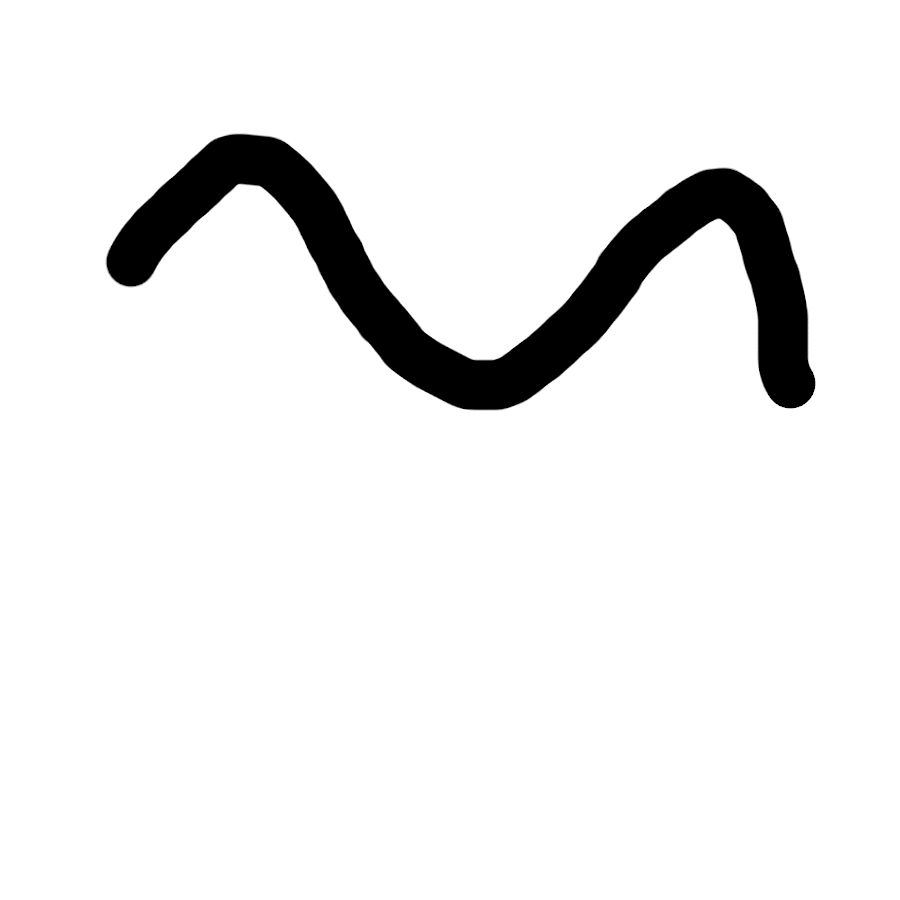
#> input picture gimp1.png, 900 x 900 px
$ python try4.py
#> lines starting #> are read from the running program, lines starting #| are printed output that depends on the picture; after the words box and inside, x2 and y2 are one past the last pixel; in counts of white or black regions, pixels touching at a corner belong together
# date :1/11/25
import cv2
import numpy as np
import networkx as nx  # <-- ADD THIS LINE
import matplotlib.pyplot as plt
from skimage.morphology import skeletonize
from scipy.signal import convolve2d
import os

def build_graph_from_skeleton(skeleton):
    """
    Builds a NetworkX graph from a skeletonized image.
    Nodes are junctions and endpoints. Edges are the paths between them.
    """
    # Find all skeleton pixels
    points = np.argwhere(skeleton > 0)

    # Define a kernel to count neighbors
    kernel = np.array([[1, 1, 1],
                       [1, 0, 1],
                       [1, 1, 1]])

    # Convolve to find neighbor counts
    neighbor_counts = convolve2d(skeleton, kernel, mode='same', boundary='fill', fillvalue=0)
    neighbor_counts = neighbor_counts * (skeleton > 0)

    # Find endpoints (1 neighbor) and junctions (> 2 neighbors)
    endpoints = np.argwhere((neighbor_counts == 1))
    junctions = np.argwhere((neighbor_counts > 2))

    nodes = np.concatenate([endpoints, junctions], axis=0)
    node_map = {tuple(node[::-1]): i for i, node in enumerate(nodes)}

    G = nx.Graph() # This will now correctly use the imported library
    for i, node_pos in enumerate(nodes):
        G.add_node(i, pos=tuple(node_pos[::-1]))

    visited_pixels = set()

    for start_node_idx, start_node_pos_yx in enumerate(nodes):
        y, x = start_node_pos_yx

        for dy in [-1, 0, 1]:
            for dx in [-1, 0, 1]:
                if dy == 0 and dx == 0: continue

                # RENAMED VARIABLES HERE
                neighbor_y, neighbor_x = y + dy, x + dx

                if 0 <= neighbor_y < skeleton.shape[0] and 0 <= neighbor_x < skeleton.shape[1] and \
                   skeleton[neighbor_y, neighbor_x] > 0 and tuple((neighbor_y, neighbor_x)) not in visited_pixels:

                    path = [(neighbor_x, neighbor_y)]
                    visited_pixels.add(tuple((neighbor_y, neighbor_x)))

                    current_pos_yx = (neighbor_y, neighbor_x)

                    while tuple(current_pos_yx[::-1]) not in node_map:
                        found_next = False
                        cy, cx = current_pos_yx
                        for ddy in [-1, 0, 1]:
                            for ddx in [-1, 0, 1]:
                                if ddy == 0 and ddx == 0: continue

                                # AND RENAMED HERE
                                next_y, next_x = cy + ddy, cx + ddx
                                next_pixel = tuple((next_y, next_x))

                                if 0 <= next_y < skeleton.shape[0] and 0 <= next_x < skeleton.shape[1] and \
                                   skeleton[next_y, next_x] > 0 and next_pixel not in visited_pixels:

                                    path.append((next_x, next_y))
                                    visited_pixels.add(next_pixel)
                                    current_pos_yx = (next_y, next_x)
                                    found_next = True
                                    break
                            if found_next:
                                break
                        if not found_next:
                            break

                    end_node_pos_xy = tuple(current_pos_yx[::-1])
                    if end_node_pos_xy in node_map:
                        end_node_idx = node_map[end_node_pos_xy]
                        G.add_edge(start_node_idx, end_node_idx, path=path, weight=len(path))

    return G

# --- Main script ---
# Load an image with intersections
img_path = os.path.join(os.path.dirname(__file__), 'gimp1.png') # Use image in same directory
img = cv2.imread(img_path)
#> img is the input picture: shape (900, 900, 3); min 0, max 255, mean 238.2

if img is None:
    raise ValueError("Image not found. Please check the file path.")

# Convert to grayscale and create a binary mask
gray = cv2.cvtColor(img, cv2.COLOR_BGR2GRAY)
_, binary_mask = cv2.threshold(gray, 127, 255, cv2.THRESH_BINARY_INV)
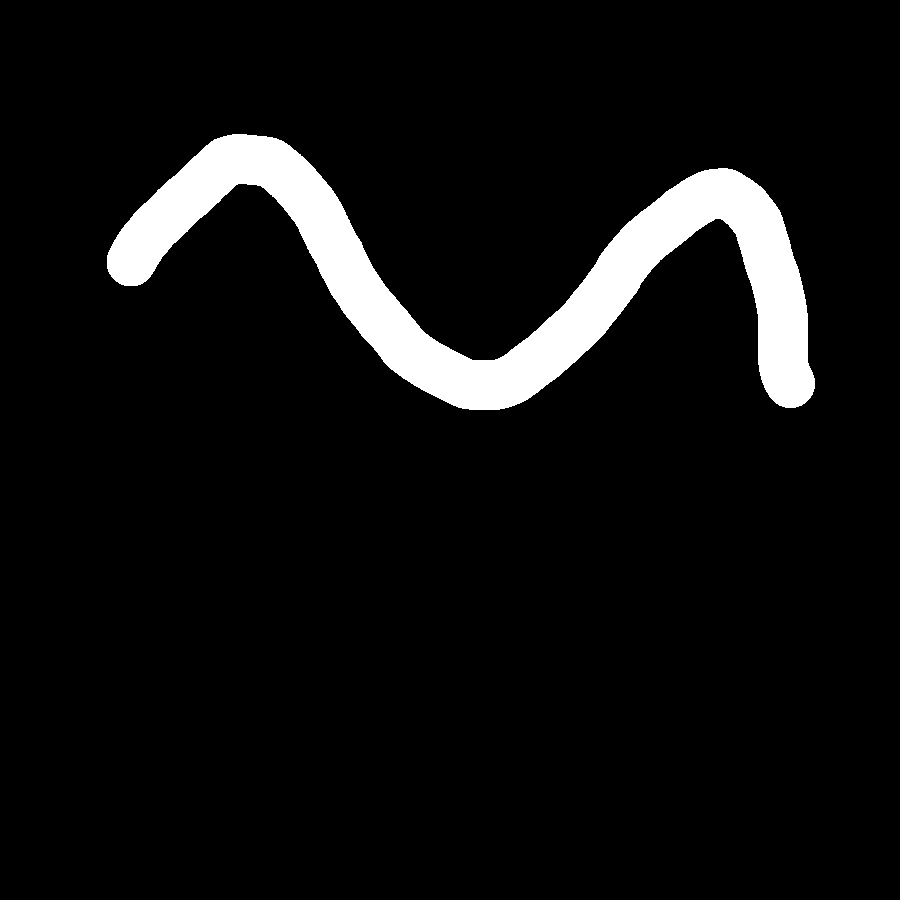
#> binary_mask: shape (900, 900); 6.6% white; 1 white region, box (x1, y1, x2, y2) and area: (107, 134, 815, 410) 53361

# --- +++ NEW: Use skeletonization for complex roads +++ ---
# Convert mask to boolean for skeletonize function
skeleton = skeletonize(binary_mask > 0).astype(np.uint8) * 255
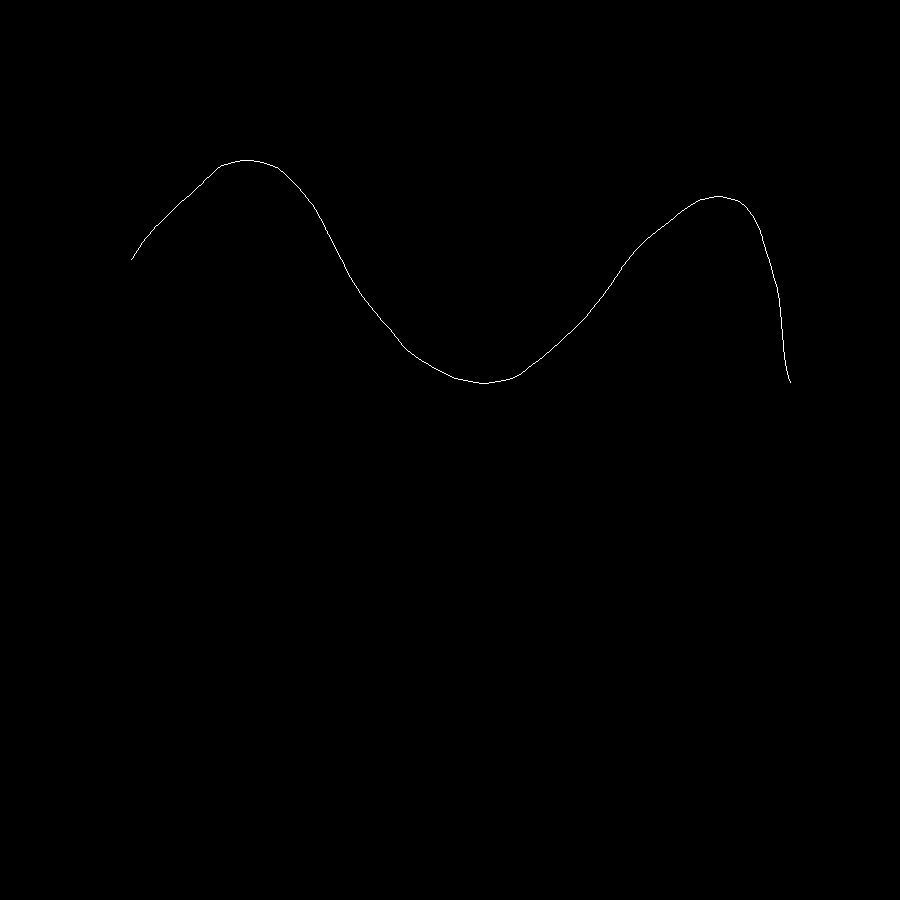
#> skeleton: shape (900, 900); 0.11% white in thin lines or dots, all inside (x1, y1, x2, y2) = (131, 160, 791, 384)

# --- +++ NEW: Build the graph +++ ---
road_graph = build_graph_from_skeleton(skeleton.copy()) # Pass a copy
#> in build_graph_from_skeleton, `points = np.argwhere(skeleton > 0)`: points = 872 pairs, first value 160 to 383, second value 131 to 790
#> in build_graph_from_skeleton, `endpoints = np.argwhere((neighbor_counts == 1))`: endpoints = empty array
#> in build_graph_from_skeleton, `junctions = np.argwhere((neighbor_counts > 2))`: junctions has the same summary as points
#> in build_graph_from_skeleton, `nodes = np.concatenate([endpoints, junctions], axis=0)`: nodes has the same summary as points
#> in build_graph_from_skeleton, `node_map = {tuple(node[::-1]): i for i, node in enumerate(nodes)}`: node_map = 872 items
#> the loop in build_graph_from_skeleton, `for i, node_pos in enumerate(nodes):` made 872 passes
#> node_pos on passes 1 to 3: [160, 240], [160, 241], [160, 242]
#> the loop in build_graph_from_skeleton, `for start_node_idx, start_node_pos_yx in enumerate(nodes):` made 872 passes

print(f"Graph created with {road_graph.number_of_nodes()} nodes and {road_graph.number_of_edges()} edges.")
#| Graph created with 872 nodes and 857 edges.

# --- Visualization ---
plt.figure(figsize=(18, 6))
plt.subplot(1, 3, 1)
plt.title('Original Image')
plt.imshow(cv2.cvtColor(img, cv2.COLOR_BGR2RGB))
plt.axis('off')

plt.subplot(1, 3, 2)
plt.title('Skeleton')
plt.imshow(skeleton, cmap='gray')
plt.axis('off')

# Draw the graph on a new image
graph_img = img.copy()
node_positions = nx.get_node_attributes(road_graph, 'pos')
#> node_positions = 872 items

# Draw edges
for (u, v, data) in road_graph.edges(data=True):
    pt1 = node_positions[u]
    pt2 = node_positions[v]
    cv2.line(graph_img, pt1, pt2, (255, 0, 0), 2) # Blue lines for edges
#> this loop made 857 passes
#> (u, v, data, pt1) on passes 2 to 4: (0, 18, {'path': [(239, 161)], 'weight': 1}, (240, 160)), (1, 2, {'path': [(242, 160)], 'weight': 1}, (241, 160)), (2, 3, {'path': [(243, 160)], 'weight': 1}, (242, 160))
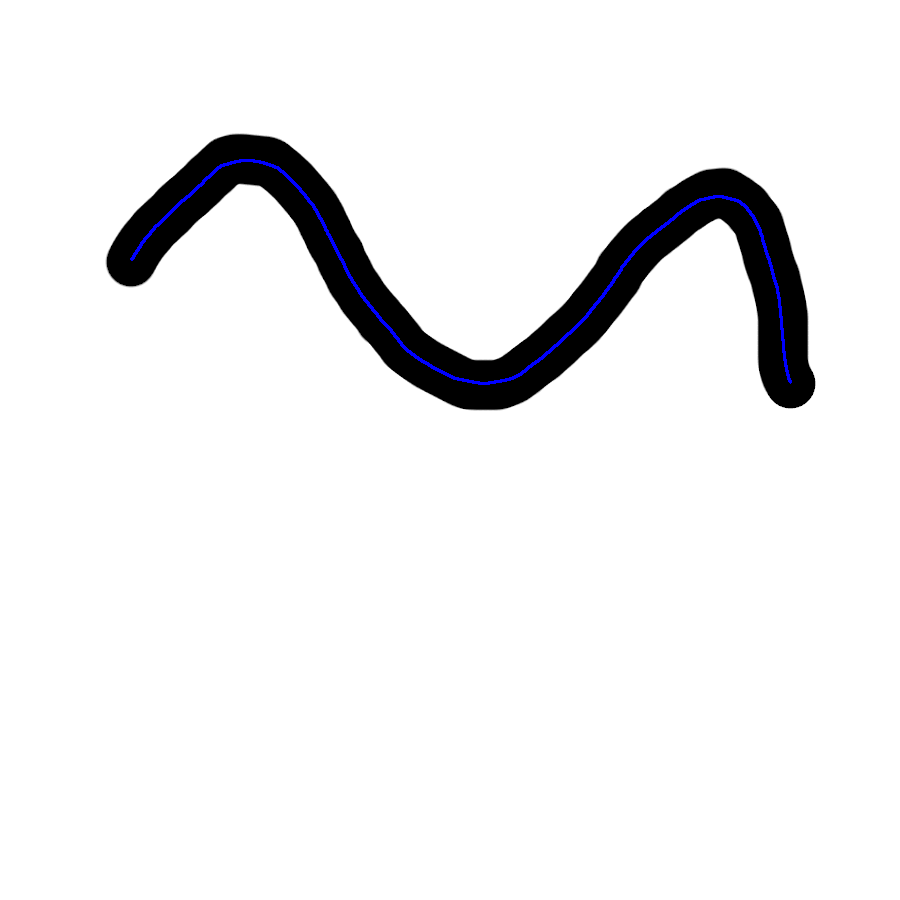
#> graph_img: shape (900, 900, 3); 0.44% of pixels changed, all inside (x1, y1, x2, y2) = (130, 159, 792, 385)

# Draw nodes
for node_id, pos in node_positions.items():
    cv2.circle(graph_img, pos, 6, (0, 0, 255), -1) # Red circles for nodes
#> this loop made 872 passes
#> pos on passes 1 to 3: (240, 160), (241, 160), (242, 160)
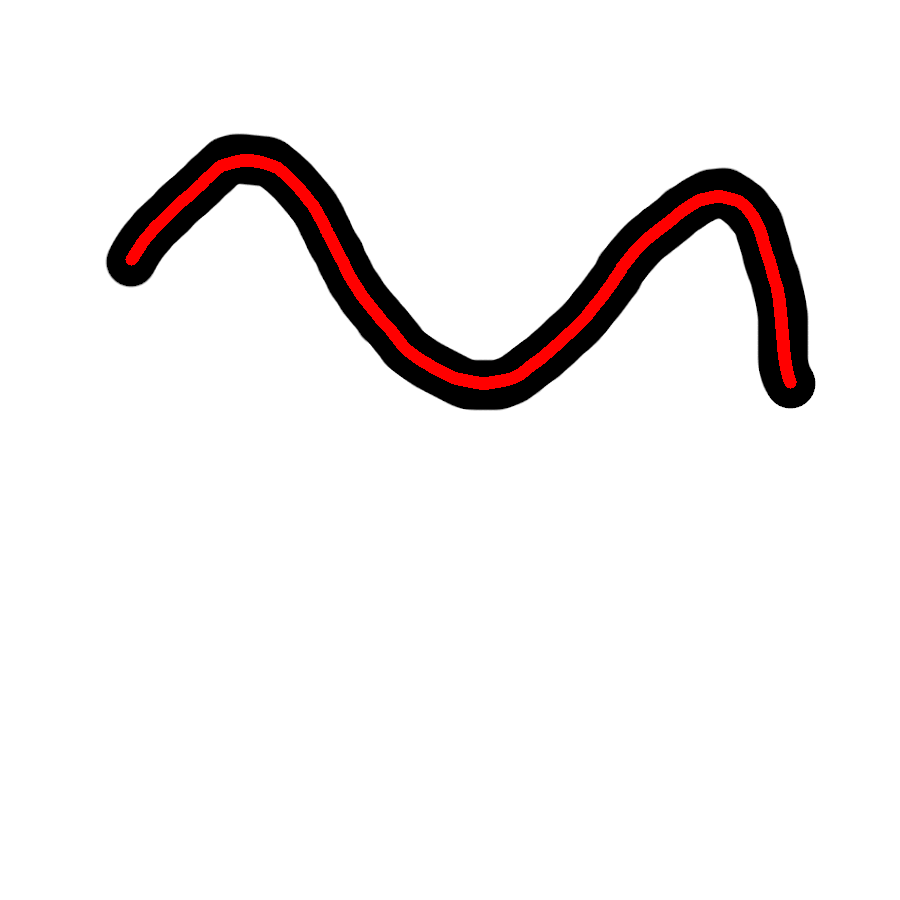
#> graph_img: shape (900, 900, 3); 1.59% of pixels changed, all inside (x1, y1, x2, y2) = (125, 154, 797, 390)

plt.subplot(1, 3, 3)
plt.title('Road Network Graph')
plt.imshow(cv2.cvtColor(graph_img, cv2.COLOR_BGR2RGB))
plt.axis('off')

plt.tight_layout()
plt.show()
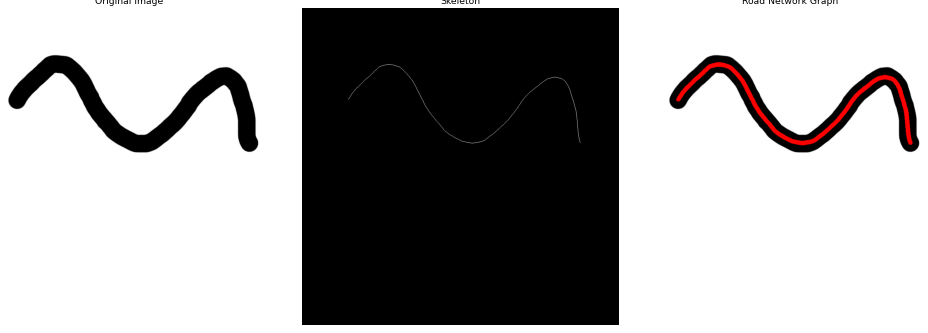
#> figure drawn by matplotlib, 3 panels

# --- Now you can use the graph for pathfinding! ---
# For example, find the shortest path between node 0 and node 5
try:
    path_nodes = nx.shortest_path(road_graph, source=0, target=5, weight='weight')
#> path_nodes = [0, 1, 2, 3, 4, 5]
    print(f"\nShortest path between node 0 and 5: {path_nodes}")
#| Shortest path between node 0 and 5: [0, 1, 2, 3, 4, 5]

    # To get the full pixel path:
    full_pixel_path = []
    for i in range(len(path_nodes) - 1):
        edge_data = road_graph.get_edge_data(path_nodes[i], path_nodes[i+1])
        # The path might be stored in reverse, check which end matches
        if road_graph.nodes[path_nodes[i]]['pos'] == edge_data['path'][0]:
            full_pixel_path.extend(edge_data['path'])
        else:
            full_pixel_path.extend(edge_data['path'][::-1])
#> this loop made 5 passes
#> edge_data on passes 1 to 5: {'path': [(240, 160)], 'weight': 1}, {'path': [(242, 160)], 'weight': 1}, {'path': [(243, 160)], 'weight': 1}, {'path': [(244, 160)], 'weight': 1}, {'path': [(245, 160)], 'weight': 1}
#> after the loop, full_pixel_path = [(240, 160), (242, 160), (243, 160), (244, 160), (245, 160)]

    print(f"Total waypoints in path: {len(full_pixel_path)}")
#| Total waypoints in path: 5
except (nx.NetworkXNoPath, nx.NodeNotFound) as e:
    print(f"\nCould not find a path: {e}")

$ run again, with g.png copied over gimp1.png
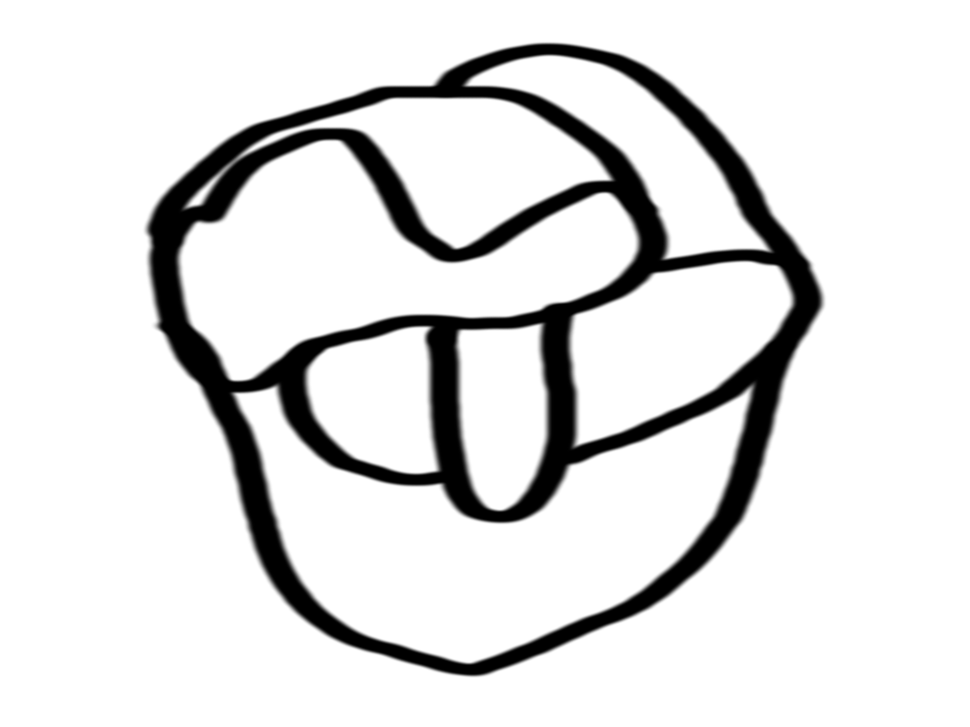
#> input picture g.png, 970 x 727 px, shrunk from 1200 x 900 before the run
#> img is the input picture: shape (727, 970, 3); min 0, max 255, mean 224.2
#> binary_mask: shape (727, 970); 12.1% white; 1 white region, box (x1, y1, x2, y2) and area: (148, 44, 822, 676) 85233
#> skeleton: shape (727, 970); 0.56% white in thin lines or dots, all inside (x1, y1, x2, y2) = (164, 49, 806, 670)
#> points = 3936 pairs, first value 49 to 669, second value 164 to 805
#> in build_graph_from_skeleton, `neighbor_counts = neighbor_counts * (skeleton > 0)`:
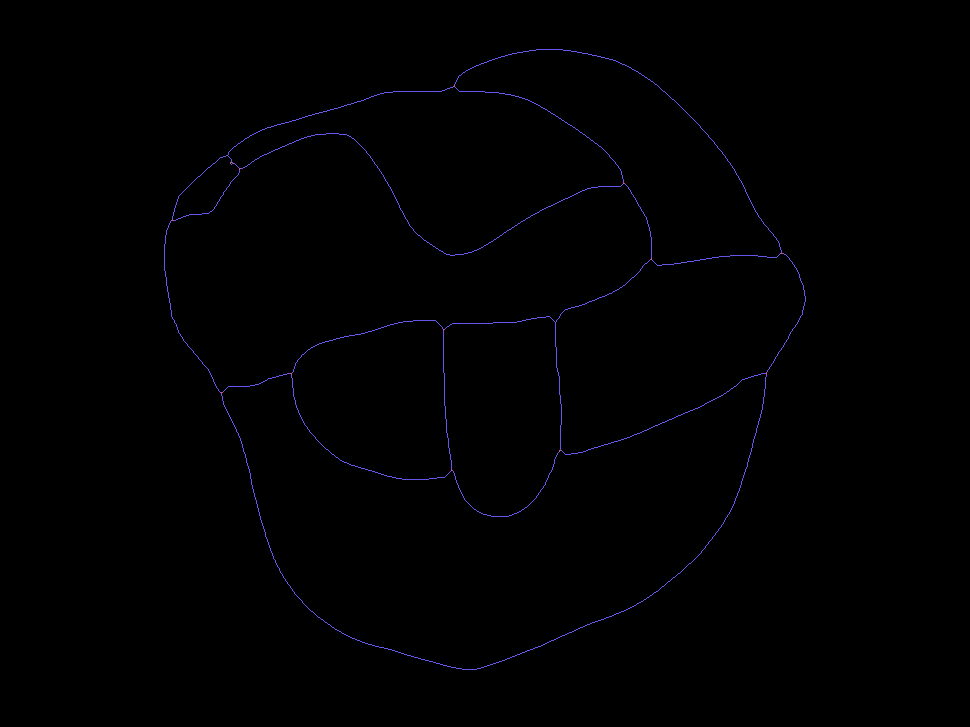
#> neighbor_counts: shape (727, 970) int64; 5 distinct labels, from 0 to 1275; one colour per label, 0 black
#> endpoints = empty array
#> junctions has the same summary as points
#> nodes has the same summary as points
#> node_map = 3936 items
#> the loop in build_graph_from_skeleton, `for i, node_pos in enumerate(nodes):` made 3936 passes
#> node_pos on passes 1 to 3: [49, 536], [49, 537], [49, 538]
#> the loop in build_graph_from_skeleton, `for start_node_idx, start_node_pos_yx in enumerate(nodes):` made 3936 passes
#| Graph created with 3936 nodes and 3725 edges.
#> the loop `for (u, v, data) in road_graph.edges(data=True):` made 3725 passes
#> (u, v, data, pt1) on passes 2 to 4: (0, 33, {'path': [(535, 50)], 'weight': 1}, (536, 49)), (1, 2, {'path': [(538, 49)], 'weight': 1}, (537, 49)), (2, 3, {'path': [(539, 49)], 'weight': 1}, (538, 49))
#> the loop `for node_id, pos in node_positions.items():` made 3936 passes
#> pos on passes 1 to 3: (536, 49), (537, 49), (538, 49)
#> `plt.show()`:
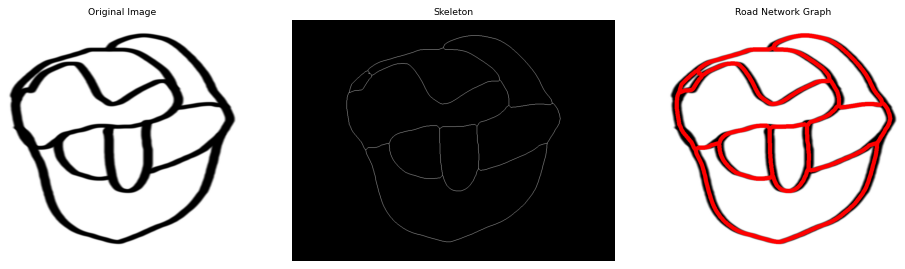
#> figure drawn by matplotlib, 3 panels
#> path_nodes = [0, 1, 2, 3, 4, 5]
#| Shortest path between node 0 and 5: [0, 1, 2, 3, 4, 5]
#> the loop `for i in range(len(path_nodes) - 1):` made 5 passes
#> edge_data on passes 1 to 5: {'path': [(536, 49)], 'weight': 1}, {'path': [(538, 49)], 'weight': 1}, {'path': [(539, 49)], 'weight': 1}, {'path': [(540, 49)], 'weight': 1}, {'path': [(541, 49)], 'weight': 1}
#> after the loop `for i in range(len(path_nodes) - 1):`: full_pixel_path = [(536, 49), (538, 49), (539, 49), (540, 49), (541, 49)]
#| Total waypoints in path: 5
